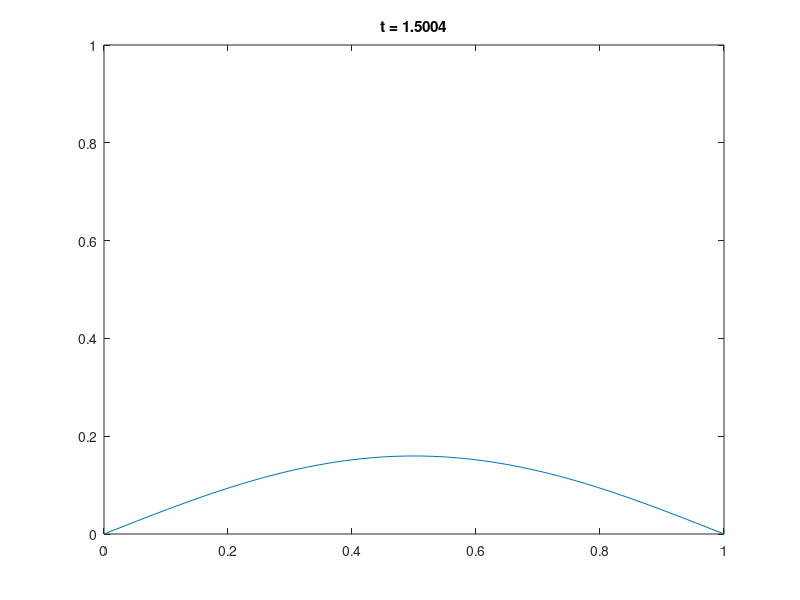

This figure's MATLAB source:
%% Main parameters
D = .1;
L = 1;
T = 1.5;

Nx = 50;
nu = .25; % nu = D * tau / h^2

%% Secondary parameters
x = linspace(0, L, Nx);
h = x(2) - x(1);

tau = nu * h^2 / D;
Nt = ceil(T/tau) + 1;

u_0 = exp(-(x - .5).^2 ./ .05);

%% Transition matrices
U_now = -eye(Nx);
U_next = (1+2*nu)*eye(Nx) + ...
    diag(-nu * ones(Nx-1, 1), 1) + ...
    diag(-nu * ones(Nx-1, 1),-1);

%% Dirichlet border condition
U_next(1, :) = [1, zeros(1, Nx - 1)];
U_next(end, :) = [zeros(1, Nx - 1), 1];

U_now(1, :) = 0;
U_now(end, :) = 0;

%% Integration
U = zeros(Nt, Nx);
U(1, :) = u_0;

for k = 2 : Nt
    U(k, :) = -U_next \ U_now * U(k - 1, :).';
end

%% Visualisation
figure(2)

for k = [1 : floor(Nt/100) : Nt, Nt]
    plot(x, U(k, :));
    axis([0 L 0 1]);
    title(['t = ', num2str((k-1)*tau)]);
    drawnow;
end
